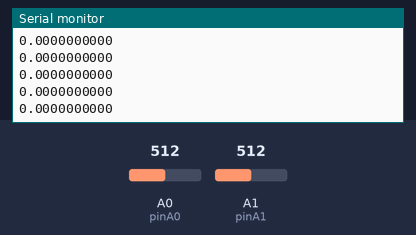
This sketch was run on a simulated Arduino Uno, built with avr-gcc and run on an emulated ATmega328P. On the bench: the last lines printed to the serial monitor. The inputs (shaded band) are chosen by the test bench; at power-on: A0 (pinA0) = 512, A1 (pinA1) = 512. No radio packets arrive unless stated.

Above: at 1.2 s.
1.3 s: A0 (pinA0) set to 716
At 1.8 s:
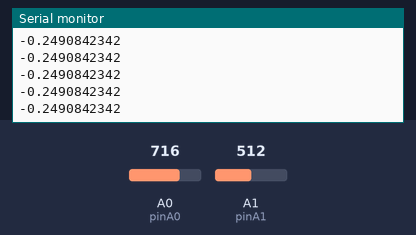
2.8 s: A1 (pinA1) set to 306
At 3.6 s:
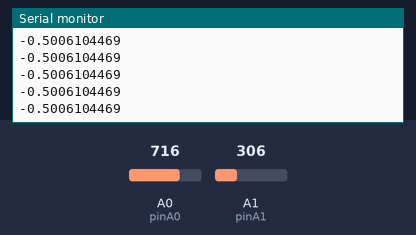
4.3 s: A0 (pinA0) set to 900
At 5.2 s:
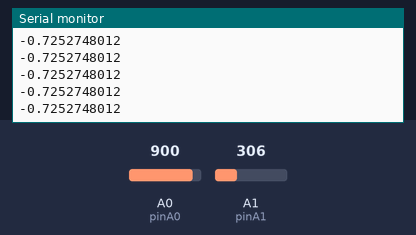
5.8 s: A1 (pinA1) set to 122
At 6.3 s:
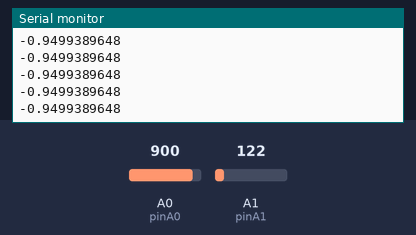
Timing chart, 0 to 8.3 s (numbered marks = the images above; inputs shaded):
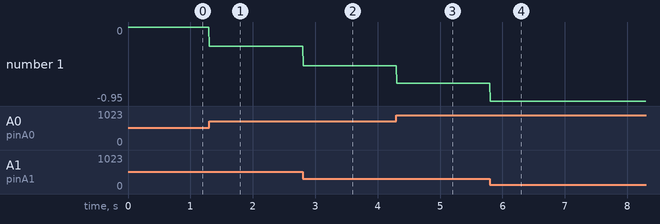

Measured:
- after the input at 1.3 s, the serial monitor: prints a new line at once (image 1)
- after the input at 2.8 s, the serial monitor: prints a new line at once (image 2)
- after the input at 4.3 s, the serial monitor: prints a new line at once (image 3)
- after the input at 5.8 s, the serial monitor: prints a new line at once (image 4)
- plotted number 1: 0 → -0.25 after the input at 1.3 s, -0.25 → -0.5 after the input at 2.8 s, -0.5 → -0.73 after the input at 4.3 s, -0.73 → -0.95 after the input at 5.8 s

The sketch:

send_mega.ino
```cpp
#include <SPI.h>
#include <nRF24L01.h>
#include <RF24.h>

RF24 radio(7, 8); // CE=7, CSN=8
const byte address[6] = "00001"; // 송수신 주소 설정

const int pinA0 = A0; // A0 핀: 브릿지의 한 쪽 전압
const int pinA1 = A1; // A1 핀: 브릿지의 다른 쪽 전압
const float Vin = 5; // 입력 전압 (5V)

void setup() {
  Serial.begin(921600);  // 시리얼 모니터 초기화

  // ADC 레지스터를 직접 수정하여 12비트 해상도 설정
  // 12비트 해상도 모드 설정 (0 ~ 4095)
  ADMUX = (1 << MUX0);  // AREF = AVcc, 12비트 모드 설정
  ADCSRA |= (1 << ADPS2) | (1 << ADPS1) | (1 << ADPS0); // ADC 분주기 설정 (최적 분주기)

  // NRF24L01 초기화
  radio.begin();       // 라디오 초기화
  radio.openWritingPipe(address); // 수신부 주소 설정
  radio.setPALevel(RF24_PA_LOW);  // 낮은 출력 전력으로 설정
  radio.stopListening();  // 송신 모드 설정

  Serial.println("Transmitter Ready");
}

void loop() {
  // A0, A1에서 전압 읽기 (12비트 해상도)
  int rawA0 = analogRead(pinA0);  // A0에서 12비트 해상도로 값 읽기
  int rawA1 = analogRead(pinA1);  // A1에서 12비트 해상도로 값 읽기

  // 아날로그 값을 전압으로 변환 (0 ~ 4095 범위)
  float VoutPlus = (rawA1 / 4095.0) * Vin;  // 12비트 해상도
  float VoutMinus = (rawA0 / 4095.0) * Vin;

  // 출력 전압 차이 계산
  float Vout = VoutPlus - VoutMinus;

  // Vout 값을 송신
  radio.write(&Vout, sizeof(Vout));  // Vout 송신

  // 시리얼로 Vout 출력
  Serial.println(Vout, 10);  // 소수점 3자리까지 출력

  delay(5); // 5ms 대기
}
```
